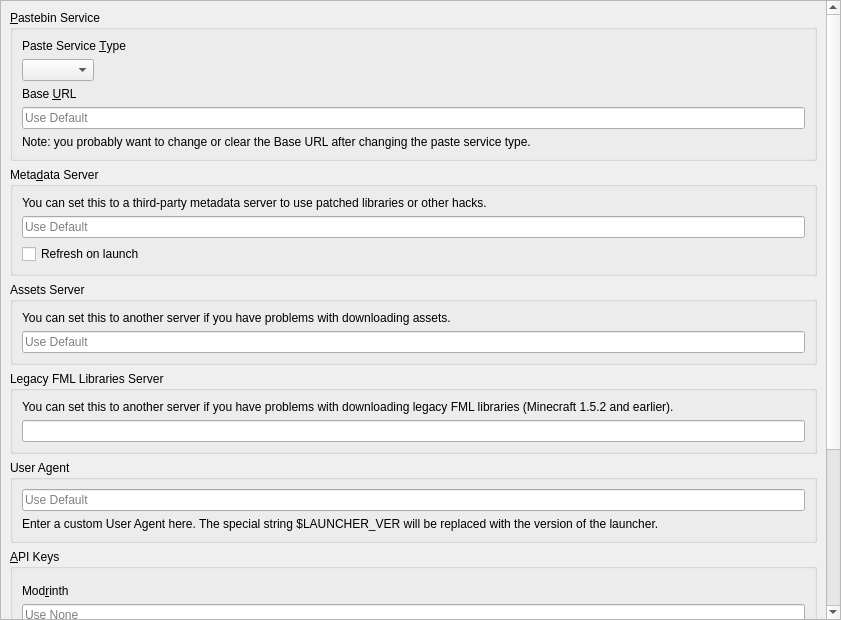
<?xml version="1.0" encoding="UTF-8"?>
<ui version="4.0">
 <class>APIPage</class>
 <widget class="QWidget" name="APIPage">
  <property name="geometry">
   <rect>
    <x>0</x>
    <y>0</y>
    <width>841</width>
    <height>620</height>
   </rect>
  </property>
  <layout class="QVBoxLayout" name="verticalLayout_2">
   <property name="leftMargin">
    <number>0</number>
   </property>
   <property name="topMargin">
    <number>0</number>
   </property>
   <property name="rightMargin">
    <number>0</number>
   </property>
   <property name="bottomMargin">
    <number>0</number>
   </property>
   <item>
    <widget class="QScrollArea" name="scrollArea">
     <property name="widgetResizable">
      <bool>true</bool>
     </property>
     <widget class="QWidget" name="scrollAreaWidgetContents">
      <property name="geometry">
       <rect>
        <x>0</x>
        <y>0</y>
        <width>825</width>
        <height>1236</height>
       </rect>
      </property>
      <layout class="QVBoxLayout" name="verticalLayout">
       <item>
        <widget class="QGroupBox" name="groupBox_paste">
         <property name="title">
          <string>&amp;Pastebin Service</string>
         </property>
         <layout class="QVBoxLayout" name="verticalLayout_3">
          <item>
           <widget class="QLabel" name="pasteServiceTypeLabel">
            <property name="text">
             <string>Paste Service &amp;Type</string>
            </property>
            <property name="buddy">
             <cstring>pasteTypeComboBox</cstring>
            </property>
           </widget>
          </item>
          <item>
           <widget class="QComboBox" name="pasteTypeComboBox">
            <property name="sizePolicy">
             <sizepolicy hsizetype="Maximum" vsizetype="Fixed">
              <horstretch>0</horstretch>
              <verstretch>0</verstretch>
             </sizepolicy>
            </property>
           </widget>
          </item>
          <item>
           <widget class="QLabel" name="baseURLLabel">
            <property name="text">
             <string>Base &amp;URL</string>
            </property>
            <property name="buddy">
             <cstring>baseURLEntry</cstring>
            </property>
           </widget>
          </item>
          <item>
           <widget class="QLineEdit" name="baseURLEntry">
            <property name="placeholderText">
             <string>Use Default</string>
            </property>
            <property name="clearButtonEnabled">
             <bool>true</bool>
            </property>
           </widget>
          </item>
          <item>
           <widget class="QLabel" name="baseURLNote">
            <property name="text">
             <string>Note: you probably want to change or clear the Base URL after changing the paste service type.</string>
            </property>
            <property name="wordWrap">
             <bool>true</bool>
            </property>
           </widget>
          </item>
         </layout>
        </widget>
       </item>
       <item>
        <widget class="QGroupBox" name="groupBox_meta">
         <property name="title">
          <string>Meta&amp;data Server</string>
         </property>
         <layout class="QVBoxLayout" name="verticalLayout_5">
          <item>
           <widget class="QLabel" name="label_6">
            <property name="text">
             <string>You can set this to a third-party metadata server to use patched libraries or other hacks.</string>
            </property>
            <property name="textFormat">
             <enum>Qt::RichText</enum>
            </property>
            <property name="wordWrap">
             <bool>true</bool>
            </property>
            <property name="openExternalLinks">
             <bool>true</bool>
            </property>
           </widget>
          </item>
          <item>
           <widget class="QLineEdit" name="metaURL">
            <property name="placeholderText">
             <string>Use Default</string>
            </property>
           </widget>
          </item>
          <item>
           <widget class="QCheckBox" name="metaRefreshOnLaunchCB">
            <property name="text">
             <string>Refresh on launch</string>
            </property>
           </widget>
          </item>
         </layout>
        </widget>
       </item>
       <item>
        <widget class="QGroupBox" name="groupBox_assets">
         <property name="title">
          <string>Assets Server</string>
         </property>
         <layout class="QVBoxLayout" name="verticalLayout_6">
          <item>
           <widget class="QLabel" name="label_7">
            <property name="text">
             <string>You can set this to another server if you have problems with downloading assets.</string>
            </property>
            <property name="textFormat">
             <enum>Qt::RichText</enum>
            </property>
            <property name="wordWrap">
             <bool>true</bool>
            </property>
            <property name="openExternalLinks">
             <bool>true</bool>
            </property>
           </widget>
          </item>
          <item>
           <widget class="QLineEdit" name="resourceURL">
            <property name="placeholderText">
             <string>Use Default</string>
            </property>
           </widget>
          </item>
         </layout>
        </widget>
       </item>
       <item>
        <widget class="QGroupBox" name="groupBox_fmllibs">
         <property name="title">
          <string>Legacy FML Libraries Server</string>
         </property>
         <layout class="QVBoxLayout" name="verticalLayout_8">
          <item>
           <widget class="QLabel" name="label">
            <property name="text">
             <string>You can set this to another server if you have problems with downloading legacy FML libraries (Minecraft 1.5.2 and earlier).</string>
            </property>
            <property name="textFormat">
             <enum>Qt::RichText</enum>
            </property>
            <property name="wordWrap">
             <bool>true</bool>
            </property>
            <property name="openExternalLinks">
             <bool>true</bool>
            </property>
           </widget>
          </item>
          <item>
           <widget class="QLineEdit" name="legacyFMLLibsURL"/>
          </item>
         </layout>
        </widget>
       </item>
       <item>
        <widget class="QGroupBox" name="groupBox_ua">
         <property name="minimumSize">
          <size>
           <width>0</width>
           <height>0</height>
          </size>
         </property>
         <property name="title">
          <string>User Agent</string>
         </property>
         <layout class="QVBoxLayout" name="verticalLayout_7">
          <item>
           <widget class="QLineEdit" name="userAgentLineEdit">
            <property name="placeholderText">
             <string>Use Default</string>
            </property>
           </widget>
          </item>
          <item>
           <widget class="QLabel" name="userAgentLabel">
            <property name="text">
             <string>Enter a custom User Agent here. The special string $LAUNCHER_VER will be replaced with the version of the launcher.</string>
            </property>
            <property name="wordWrap">
             <bool>true</bool>
            </property>
           </widget>
          </item>
         </layout>
        </widget>
       </item>
       <item>
        <widget class="QGroupBox" name="groupBox_apiKeys">
         <property name="title">
          <string>&amp;API Keys</string>
         </property>
         <layout class="QVBoxLayout" name="verticalLayout_4">
          <item>
           <spacer name="verticalSpacer">
            <property name="orientation">
             <enum>Qt::Vertical</enum>
            </property>
            <property name="sizeType">
             <enum>QSizePolicy::Fixed</enum>
            </property>
            <property name="sizeHint" stdset="0">
             <size>
              <width>0</width>
              <height>6</height>
             </size>
            </property>
           </spacer>
          </item>
          <item>
           <widget class="QLabel" name="modrinthTokenLabel">
            <property name="text">
             <string>Mod&amp;rinth</string>
            </property>
            <property name="textFormat">
             <enum>Qt::RichText</enum>
            </property>
            <property name="wordWrap">
             <bool>true</bool>
            </property>
            <property name="openExternalLinks">
             <bool>true</bool>
            </property>
            <property name="buddy">
             <cstring>modrinthToken</cstring>
            </property>
           </widget>
          </item>
          <item>
           <widget class="QLineEdit" name="modrinthToken">
            <property name="enabled">
             <bool>true</bool>
            </property>
            <property name="placeholderText">
             <string>Use None</string>
            </property>
           </widget>
          </item>
          <item>
           <widget class="QLabel" name="label_8">
            <property name="text">
             <string>&lt;html&gt;&lt;head/&gt;&lt;body&gt;&lt;p&gt;Note: you only need to set this to access private data. Read the &lt;a href=&quot;https://docs.modrinth.com/api/#authentication&quot;&gt;documentation&lt;/a&gt; for more information.&lt;/p&gt;&lt;/body&gt;&lt;/html&gt;</string>
            </property>
            <property name="wordWrap">
             <bool>true</bool>
            </property>
            <property name="openExternalLinks">
             <bool>true</bool>
            </property>
           </widget>
          </item>
          <item>
           <spacer name="verticalSpacer_4">
            <property name="orientation">
             <enum>Qt::Vertical</enum>
            </property>
            <property name="sizeType">
             <enum>QSizePolicy::Fixed</enum>
            </property>
            <property name="sizeHint" stdset="0">
             <size>
              <width>0</width>
              <height>6</height>
             </size>
            </property>
           </spacer>
          </item>
          <item>
           <widget class="QLabel" name="flameKeyLabel">
            <property name="text">
             <string>&amp;CurseForge</string>
            </property>
            <property name="textFormat">
             <enum>Qt::RichText</enum>
            </property>
            <property name="wordWrap">
             <bool>true</bool>
            </property>
            <property name="openExternalLinks">
             <bool>true</bool>
            </property>
            <property name="buddy">
             <cstring>flameKey</cstring>
            </property>
           </widget>
          </item>
          <item>
           <widget class="QLineEdit" name="flameKey">
            <property name="enabled">
             <bool>true</bool>
            </property>
            <property name="placeholderText">
             <string>Use Default</string>
            </property>
           </widget>
          </item>
          <item>
           <widget class="QLabel" name="label_10">
            <property name="text">
             <string>Note: you probably don't need to set this if CurseForge already works.</string>
            </property>
            <property name="wordWrap">
             <bool>true</bool>
            </property>
           </widget>
          </item>
          <item>
           <widget class="QCheckBox" name="FallbackMRBlockedMods">
            <property name="text">
             <string>Enable fallback to Modrinth for blocked mods</string>
            </property>
           </widget>
          </item>
          <item>
           <spacer name="verticalSpacer_3">
            <property name="orientation">
             <enum>Qt::Vertical</enum>
            </property>
            <property name="sizeType">
             <enum>QSizePolicy::Fixed</enum>
            </property>
            <property name="sizeHint" stdset="0">
             <size>
              <width>0</width>
              <height>6</height>
             </size>
            </property>
           </spacer>
          </item>
          <item>
           <widget class="QLabel" name="label_12">
            <property name="text">
             <string>&amp;Technic</string>
            </property>
            <property name="buddy">
             <cstring>technicClientID</cstring>
            </property>
           </widget>
          </item>
          <item>
           <widget class="QLineEdit" name="technicClientID">
            <property name="placeholderText">
             <string>Use Default</string>
            </property>
           </widget>
          </item>
          <item>
           <widget class="QLabel" name="label_11">
            <property name="text">
             <string>&lt;html&gt;&lt;head/&gt;&lt;body&gt;&lt;p&gt;Note: you only need to set this to access private data.&lt;/p&gt;&lt;/body&gt;&lt;/html&gt;</string>
            </property>
            <property name="wordWrap">
             <bool>true</bool>
            </property>
           </widget>
          </item>
         </layout>
        </widget>
       </item>
       <item>
        <spacer name="verticalSpacer_2">
         <property name="orientation">
          <enum>Qt::Vertical</enum>
         </property>
         <property name="sizeHint" stdset="0">
          <size>
           <width>0</width>
           <height>0</height>
          </size>
         </property>
        </spacer>
       </item>
      </layout>
     </widget>
    </widget>
   </item>
  </layout>
 </widget>
 <resources/>
 <connections/>
</ui>
